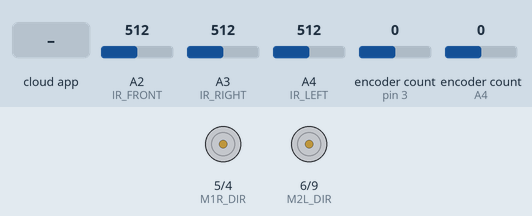
Simulated run of this sketch. Board: Arduino Uno, built with avr-gcc and run on an emulated ATmega328P. Shown: direction and speed pins drawn as motors (green arrow = direction pin HIGH = forward, orange = LOW = backward, longer = more drive). The test bench sets the inputs (shaded band); at power-on: encoder count (sensors on A4, pin 3) 0, A2 (IR_FRONT) = 512, A3 (IR_RIGHT) = 512, A4 (IR_LEFT) = 512. The ROS host is connected and sends only what is stated.

Above: at 1.2 s.
1.3 s: the phone or cloud app sets linear.x to -100
At 1.73 s:
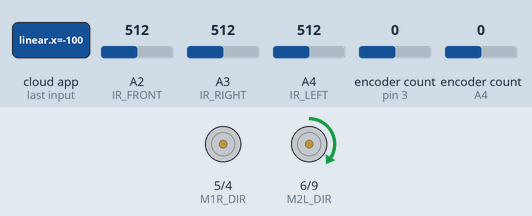
4.3 s: encoder count (sensor on A4) set to -1
At 7.0 s:
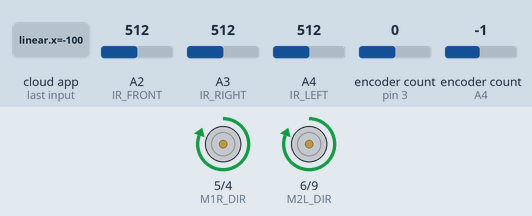
7.3 s: encoder count (sensor on pin 3) set to -1
At 7.55 s:
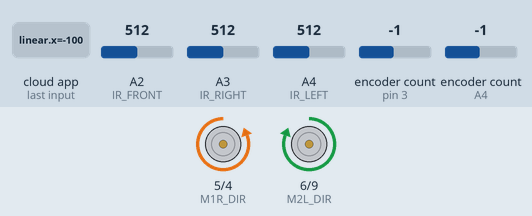
9.2 s: the phone or cloud app sets linear.x to 100
At 10.1 s:
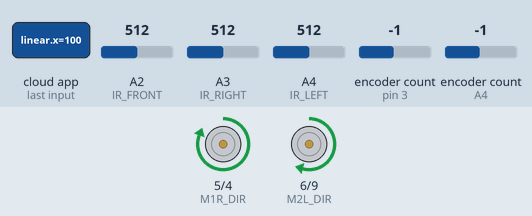
12.2 s: encoder count (sensor on A4) set to -2
14.6 s: encoder count (sensor on pin 3) set to 0
At 16.3 s:
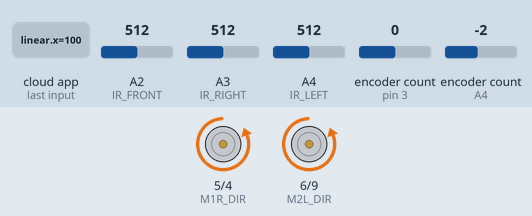
Timing chart, 0 to 17.5 s (numbered marks = the images above; inputs shaded):
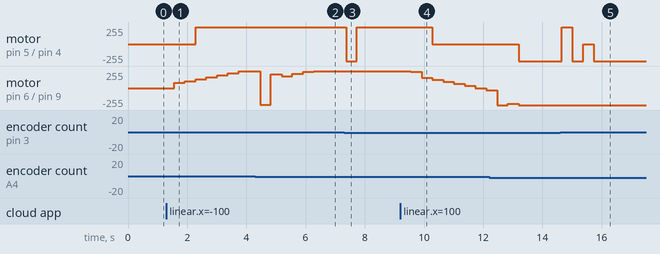

Measured:
- after the input at 1.3 s, motor on pin 5 (M1R_DIR) / pin 4 (M1R_PWM): stopped → forward 255/255 after 0.98 s; motor on pin 6 (M2L_DIR) / pin 9 (M2L_PWM): moves from stopped to forward 255/255 over 2.5 s, starting after 0.25 s
- after the input at 4.3 s, motor on pin 6 (M2L_DIR) / pin 9 (M2L_PWM): forward 255/255 → backward 254/255 after 0.16 s, → forward 203/255 0.36 s later, → forward 180/255 0.36 s later, → forward 211/255 0.36 s later, … (6 changes in this stretch)
- after the input at 7.3 s, motor on pin 5 (M1R_DIR) / pin 4 (M1R_PWM): forward 255/255 → backward 255/255 after 0.07 s, → forward 255/255 0.36 s later
- after the input at 9.2 s, motor on pin 5 (M1R_DIR) / pin 4 (M1R_PWM): forward 255/255 → stopped after 1.1 s; motor on pin 6 (M2L_DIR) / pin 9 (M2L_PWM): moves from forward 255/255 to backward 30/255 over 2.5 s, starting after 0.36 s
- after the input at 14.6 s, motor on pin 5 (M1R_DIR) / pin 4 (M1R_PWM): backward 255/255 → forward 255/255 after 0.05 s, → backward 255/255 0.36 s later, → stopped 0.36 s later, → backward 255/255 0.36 s later

The sketch:

ROS_Pid.ino
```cpp
#include <ros.h>
#include <std_msgs/Float32.h>
#include <geometry_msgs/Pose2D.h>
#include <geometry_msgs/Twist.h>
#include <TimerOne.h>
#include <Encoder.h>
#include <math.h>

// --- Pins moteurs ---
#define M1R_DIR 5
#define M1R_PWM 4
#define M2L_DIR 6
#define M2L_PWM 9

// --- Pins capteurs IR ---
#define IR_FRONT A2
#define IR_RIGHT A3
#define IR_LEFT  A4

// --- Pins encodeurs ---
#define ENC_M1R_A 3
#define ENC_M1R_B 2
#define ENC_M2L_A 18
#define ENC_M2L_B 19

// --- Paramètres géométriques ---
float r = 0.016;     // rayon roue en m
float b = 0.106;     // entraxe en m
float C = 0.00241;   // distance parcourue par tick

Encoder enc_left(ENC_M2L_A, ENC_M2L_B);
Encoder enc_right(ENC_M1R_A, ENC_M1R_B);

// --- Variables odométrie ---
volatile bool flag = false;
long enc_left_count = 0;
long enc_right_count = 0;

float x = 0.0, y = 0.0, theta = 0.0;

// --- Variables PID ---
float targetLeft = 0.0, targetRight = 0.0;
float Kp = 6.18, Ki = 4.94, Kd = 1.34;
float integralLeft = 0.0, integralRight = 0.0;
float prevErrorLeft = 0.0, prevErrorRight = 0.0;
long lastPIDTime = 0;
long lastLeftCountPID = 0, lastRightCountPID = 0;

// --- Flag pour vérifier si commande reçue ---
bool cmd_vel_received = false;

// --- ROS ---
ros::NodeHandle nh;

std_msgs::Float32 front_Ir_msg;
std_msgs::Float32 right_Ir_msg;
std_msgs::Float32 left_Ir_msg;
geometry_msgs::Pose2D pose_msg;

ros::Publisher front_Ir("/front_distance", &front_Ir_msg);
ros::Publisher right_Ir("/right_distance", &right_Ir_msg);
ros::Publisher left_Ir("/left_distance", &left_Ir_msg);
ros::Publisher pose_pub("/pose", &pose_msg);

// === Fonctions capteurs IR ===
float sensF() {
    float sum = 0.0;
    for (int i = 0; i < 1000; i++) sum += analogRead(IR_FRONT);
    float res = sum / 1000.0;
    return (49.7 - 0.134 * res + 0.000104 * res * res) / 100.0;
}

float sensL() {
    float sum = 0.0;
    for (int i = 0; i < 1000; i++) sum += analogRead(IR_LEFT);
    float res = sum / 1000.0;
    return (46.9 - 0.132 * res + 0.000106 * res * res) / 100.0;
}

float sensR() {
    float sum = 0.0;
    for (int i = 0; i < 1000; i++) sum += analogRead(IR_RIGHT);
    float res = sum / 1000.0;
    return (51.9 - 0.144 * res + 0.000114 * res * res) / 100.0;
}

// --- Odométrie ---
void callback_encoders() {
    long right = enc_right.read();
    long left  = enc_left.read();

    long count_left  = left - enc_left_count;
    long count_right = right - enc_right_count;

    enc_left_count  = left;
    enc_right_count = right;

    float dL = C * count_left;
    float dR = C * count_right;

    float dS     = (dR + dL) / 2.0;
    float dTheta = (dR - dL) / b;

    x     += dS * cos(theta + dTheta / 2.0);
    y     += dS * sin(theta + dTheta / 2.0);
    theta += dTheta;

    if (theta > M_PI)  theta -= 2.0 * M_PI;
    if (theta < -M_PI) theta += 2.0 * M_PI;

    pose_msg.x = x*pow(10,-3);
    pose_msg.y = y*pow(10,-3);
    pose_msg.theta = theta;

    flag = true;
}

// --- PID ---
float pid_controller(float desired, float real, float *integral, float *prevErr) {
    float error = desired - real; // NE PAS inverser

    *integral += error;
    *integral = constrain(*integral, -255.0 / Ki, 255.0 / Ki);

    float derivative = error - *prevErr;
    float output = Kp * error + Ki * (*integral) + Kd * derivative;

    *prevErr = error;

    return constrain(output, -255.0, 255.0);
}


// --- Conversion cmd_vel → vitesses roues ---
void cmd_vel2wheels(float V, float W, float* wl, float* wr) {
    float base = V / r;
    float delta = (b * W) / (2.0 * r);
    *wl = base - delta;
    *wr = base + delta;
}

// --- ROS callbacks ---
void callback_cmd_vel(const geometry_msgs::Twist &msg) {
    float wl, wr;
    cmd_vel2wheels(msg.linear.x, msg.angular.z, &wl, &wr);

    targetLeft  = wl * 0.1;
    targetRight = wr * 0.1;

    cmd_vel_received = true;
}

ros::Subscriber<geometry_msgs::Twist> cmd_vel_sub("/cmd_vel", &callback_cmd_vel);

void setup() {
    nh.initNode();

    pinMode(M1R_DIR, OUTPUT);
    pinMode(M1R_PWM, OUTPUT);
    pinMode(M2L_DIR, OUTPUT);
    pinMode(M2L_PWM, OUTPUT);

    Timer1.initialize(100000); // 100ms
    Timer1.attachInterrupt(callback_encoders);

    nh.advertise(front_Ir);
    nh.advertise(right_Ir);
    nh.advertise(left_Ir);
    nh.advertise(pose_pub);

    nh.subscribe(cmd_vel_sub);
}

unsigned long last_pub_time = 0;

void loop() {
    unsigned long now = millis();

    // --- PID loop tous les 100 ms ---
    if (now - lastPIDTime >= 100) {
        long leftCount = enc_left.read();
        long rightCount = enc_right.read();

        float leftSpeed = (leftCount - lastLeftCountPID) * 10.0;
        float rightSpeed = (rightCount - lastRightCountPID) * 10.0;

        lastLeftCountPID = leftCount;
        lastRightCountPID = rightCount;
        lastPIDTime = now;

        if(cmd_vel_received) {
            float leftOut = pid_controller(targetLeft, leftSpeed, &integralLeft, &prevErrorLeft);
            float rightOut = pid_controller(targetRight, rightSpeed, &integralRight, &prevErrorRight);

            // --- LOGIQUE CORRECTE: HIGH = recule, LOW = avance ---
            digitalWrite(M2L_DIR, (leftOut > 0) ?  LOW : HIGH);
            analogWrite(M2L_PWM, constrain(abs(leftOut), 0, 255));

            digitalWrite(M1R_DIR, (rightOut > 0) ? LOW : HIGH);
            analogWrite(M1R_PWM, constrain(abs(rightOut), 0, 255));
        } else {
            analogWrite(M1R_PWM, 0);
            analogWrite(M2L_PWM, 0);
        }
    }

    // --- Publication ROS tous les 100 ms ---
    if (now - last_pub_time >= 100) {  // 100 ms = 10 Hz
        last_pub_time = now;

        front_Ir_msg.data = sensF();
        right_Ir_msg.data = sensR();
        left_Ir_msg.data  = sensL();

        front_Ir.publish(&front_Ir_msg);
        right_Ir.publish(&right_Ir_msg);
        left_Ir.publish(&left_Ir_msg);

        if (flag) {
            pose_pub.publish(&pose_msg);
            flag = false;
        }
    }

    nh.spinOnce();
}
```
